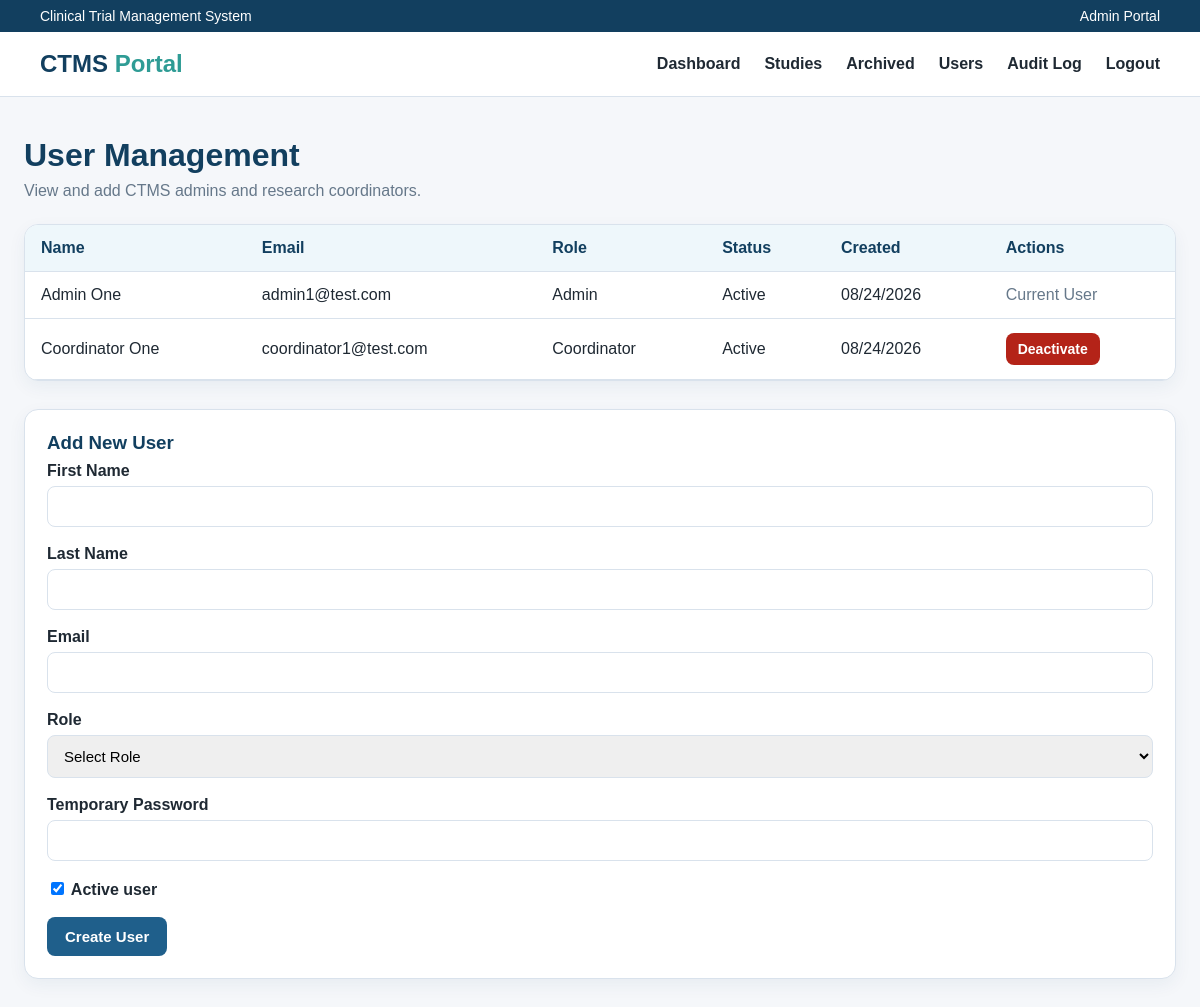
/Users/users.php (signed in), run on the app's committed database.
### tables this page shows
CREATE TABLE users (
    id INT AUTO_INCREMENT PRIMARY KEY,
    first_name VARCHAR(100) NOT NULL,
    last_name VARCHAR(100) NOT NULL,
    email VARCHAR(255) NOT NULL UNIQUE,
    password_hash VARCHAR(255) NOT NULL,
    role ENUM('admin', 'coordinator') NOT NULL,
    active TINYINT(1) NOT NULL DEFAULT 1,
    created_at TIMESTAMP DEFAULT CURRENT_TIMESTAMP
);

### Public/Users/users.php (the view, shortened to what this page needs)
<?php
require_once __DIR__ . '/../../App/Config/bootstrap.php';
$stmt = $pdo->query("
    SELECT
        id,
        first_name,
        last_name,
        email,
        role,
        active,
        created_at
    FROM users
    ORDER BY role ASC, last_name ASC, first_name ASC
");
$users = $stmt->fetchAll();
?>
<!DOCTYPE html>
<html lang="en">
<head>
    <link rel="stylesheet" href="<?php echo BASE_URL; ?>/Assets/CSS/style.css">
</head>
<body>
<header class="site-header">
    <div class="top-bar">
        <div>Clinical Trial Management System</div>
        <div>Admin Portal</div>
    </div>
    <nav class="main-nav">
        <a href="<?php echo BASE_URL; ?>/Auth/portal.php" class="brand">CTMS <span>Portal</span></a>
        <div class="nav-links">
            <a href="<?php echo BASE_URL; ?>/Dashboards/admin_dashboard.php">Dashboard</a>
            <a href="<?php echo BASE_URL; ?>/Studies/studies.php">Studies</a>
            <a href="<?php echo BASE_URL; ?>/Studies/archived_studies.php">Archived</a>
            <a href="<?php echo BASE_URL; ?>/Users/users.php">Users</a>
            <a href="<?php echo BASE_URL; ?>/Audit/audit_logs.php">Audit Log</a>
            <a href="<?php echo BASE_URL; ?>/Auth/logout.php">Logout</a>
        </div>
    </nav>
</header>
<main class="page-wrapper">
    <section class="page-title">
        <h1>User Management</h1>
        <p>View and add CTMS admins and research coordinators.</p>
    </section>
    <section class="table-card">
        <table>
            <thead>
                <tr>
                    <th>Name</th>
                    <th>Email</th>
                    <th>Role</th>
                    <th>Status</th>
                    <th>Created</th>
                    <th>Actions</th>
                </tr>
            </thead>
            <tbody>
                <?php if (count($users) === 0): ?>
                    <tr>
                        <td colspan="6">No users found.</td>
                    </tr>
                <?php else: ?>
                    <?php foreach ($users as $user): ?>
                        <tr>
                            <td>
                                <?php
                                    echo htmlspecialchars(
                                        ($user["first_name"] ?? "") . " " . ($user["last_name"] ?? "")
                                    );
                                ?>
                            </td>
                            <td><?php echo htmlspecialchars($user["email"]); ?></td>
                            <td><?php echo htmlspecialchars(ucfirst($user["role"])); ?></td>
                            <td><?php echo (int)$user["active"] === 1 ? "Active" : "Inactive"; ?></td>
                            <td>
                                <?php
                                    echo $user["created_at"]
                                        ? htmlspecialchars(date("m/d/Y", strtotime($user["created_at"])))
                                        : "";
                                ?>
                            </td>
                            <td>
                                <div class="action-buttons">
                                    <?php if ((int)$user["id"] !== (int)($_SESSION["user_id"] ?? 0)): ?>
                                        <?php if ((int)$user["active"] === 1): ?>
                                            <form
                                                method="POST"
                                                action="<?php echo BASE_URL; ?>/Users/user_toggle_active.php"
                                                onsubmit="return confirm('Deactivate this user? They will no longer be able to log in.');"
                                            >
                                                <button type="submit" class="btn btn-danger btn-small">
                                                    Deactivate
                                                </button>
                                            </form>
                                        <?php endif; ?>
                                    <?php else: ?>
                                        <span style="color: var(--text-muted);">Current User</span>
                                    <?php endif; ?>
                                </div>
                            </td>
                        </tr>
                    <?php endforeach; ?>
                <?php endif; ?>
            </tbody>
        </table>
    </section>
    <section class="card" style="margin-top: 28px;">
        <h3>Add New User</h3>
        <form method="POST" action="<?php echo BASE_URL; ?>/Users/users.php">
            <div class="form-group">
                <label for="first_name">First Name</label>
                <input
                    type="text"
                    id="first_name"
                    name="first_name"
                    required
                >
            </div>
            <div class="form-group">
                <label for="last_name">Last Name</label>
                <input
                    type="text"
                    id="last_name"
                    name="last_name"
                    required
                >
            </div>
            <div class="form-group">
                <label for="email">Email</label>
                <input
                    type="email"
                    id="email"
                    name="email"
                    required
                >
            </div>
            <div class="form-group">
                <label for="role">Role</label>
                <select id="role" name="role" required>
                    <option value="">Select Role</option>
                </select>
            </div>
            <div class="form-group">
                <label for="password">Temporary Password</label>
                <input
                    type="password"
                    id="password"
                    name="password"
                    required
                >
            </div>
            <div class="form-group">
                <label>
                    <input
                        type="checkbox"
                        name="active"
                        checked
                        style="width: auto;"
                    >
                    Active user
                </label>
            </div>
            <button type="submit" class="btn btn-primary">
                Create User
            </button>
        </form>
    </section>
</main>
</body>
</html>

### Public/Assets/CSS/style.css (style rules this page uses)
:root { --primary-blue: #1f5f8b; --dark-blue: #123f5f; --teal: #2f9c95; --light-blue: #eef7fb; --light-gray: #f5f7fa; --border-gray: #d9e2ec; --text-dark: #1f2933; --text-muted: #66788a; --white: #ffffff; --danger: #b42318; --success: #157347; }
* { box-sizing: border-box; }
body { margin: 0; font-family: Arial, Helvetica, sans-serif; background: var(--light-gray); color: var(--text-dark); }
a { color: var(--primary-blue); text-decoration: none; }
.site-header { background: var(--white); border-bottom: 1px solid var(--border-gray); }
.top-bar { background: var(--dark-blue); color: var(--white); padding: 8px 40px; font-size: 14px; display: flex; justify-content: space-between; gap: 20px; }
.main-nav { padding: 18px 40px; display: flex; justify-content: space-between; align-items: center; }
.brand { font-size: 24px; font-weight: 700; color: var(--dark-blue); }
.brand span { color: var(--teal); }
.nav-links { display: flex; gap: 24px; align-items: center; }
.nav-links a { color: var(--text-dark); font-weight: 600; }
.page-wrapper { max-width: 1200px; margin: 0 auto; padding: 40px 24px; }
.page-title { margin-bottom: 24px; }
.page-title h1 { margin: 0; color: var(--dark-blue); font-size: 32px; }
.page-title p { margin: 8px 0 0; color: var(--text-muted); }
.card { background: var(--white); border: 1px solid var(--border-gray); border-radius: 14px; padding: 22px; box-shadow: 0 6px 18px rgba(18, 63, 95, 0.06); }
.card h3 { margin: 0 0 8px; color: var(--dark-blue); }
.form-group { margin-bottom: 18px; }
label { display: block; margin-bottom: 6px; font-weight: 600; color: var(--text-dark); }
input, select, textarea { width: 100%; padding: 11px 12px; border: 1px solid var(--border-gray); border-radius: 8px; font-size: 15px; }
.btn { display: inline-block; border: none; border-radius: 8px; padding: 11px 18px; font-size: 15px; font-weight: 700; cursor: pointer; text-align: center; }
.btn-primary { background: var(--primary-blue); color: var(--white); }
.table-card { background: var(--white); border: 1px solid var(--border-gray); border-radius: 14px; overflow: hidden; box-shadow: 0 6px 18px rgba(18, 63, 95, 0.06); }
table { width: 100%; border-collapse: collapse; }
th, td { padding: 14px 16px; border-bottom: 1px solid var(--border-gray); text-align: left; }
th { background: var(--light-blue); color: var(--dark-blue); }
.btn-danger { background: var(--danger); color: var(--white); }
.action-buttons { display: flex; gap: 8px; align-items: center; flex-wrap: wrap; }
.action-buttons form { margin: 0; }
.btn-small { padding: 8px 12px; font-size: 14px; }
td { vertical-align: middle; }

### data on the page
users: first_name+last_name "Admin One", email "admin1@test.com", role "Admin", active "Active", created_at "08/24/2026", shows "Current User"
users: first_name+last_name "Coordinator One", email "coordinator1@test.com", role "Coordinator", active "Active", created_at "08/24/2026"
